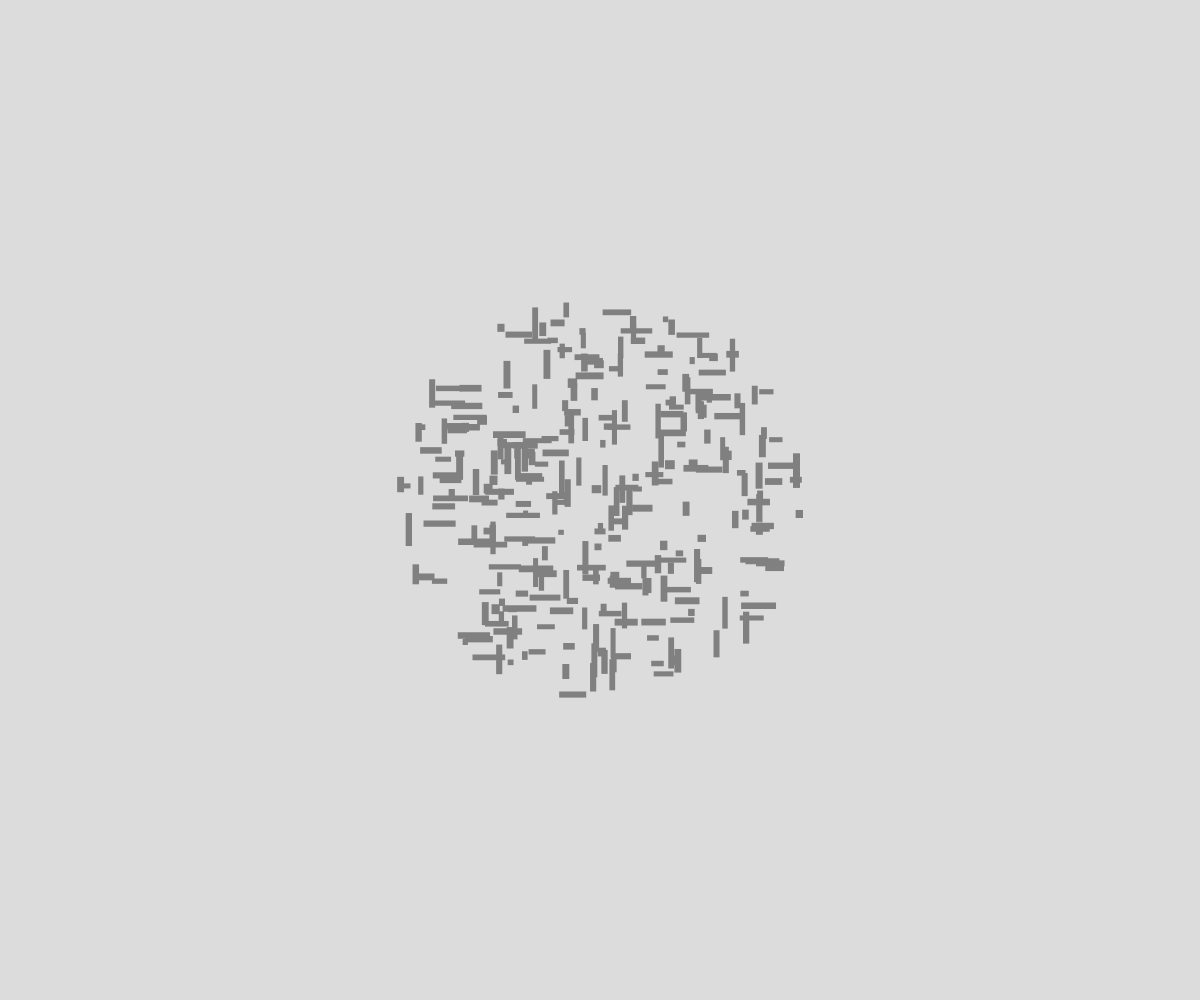
Frame 1 (no input)
Frame 60 (no input): identical to frame 1, image omitted
Frame 120 (the mouse pressed at the canvas centre since frame 60): identical to frame 1, image omitted

The p5.js sketch that drew this single still picture (run headless with seeded random() and noise() and a simulated clock; from frame 60 on, the mouse is pressed at the canvas centre):

// p5.js sketch
// ── sketch.js
// art cpoying project 
// Rurik Lung
// 3/28/2024
//
// Extra for Experts:
// - describe what you did to take this project "above and beyond"(nothing)


function setup() {
  createCanvas(windowWidth, windowHeight);
  background(220);
  rectMode(CENTER)
  fill("grey")
  noStroke()
  rectCircle(width/2,height/2)
 
}

function draw() {
}
function rectCircle(centerX,centerY){

  // makes it center
  translate(centerX,centerY);

  for (let i = 0;i<300;i++){
    let x = random(-200,200);
    let y = random(-200,200);
    let range =Math.sqrt((x*x)+(y*y), 2);

    //varuables for shape size
    let wide;
    let high;

    //cheacks if the shape it wants to make is in the circle area
    if(range <200){
      let correctsize=false;

      //used to check if the shape it wants to make is rectangle or square loops till it is one
      while(correctsize===false){
        wide = random(5,35);
        high = random(5,35);
        //shape check
        if((wide<=7&&high>=10)||(high<=7&&wide>=10)||(wide<=10&&high<=10)){
          correctsize=true;
        }
      }
      
      rect(x,y,wide,high);
    }

    //if it isnt in cercle area it will try again by making the queu go back by one
    else{
      i-=1;
    }
  }
}
